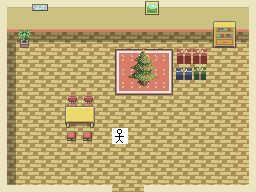

A 2D game scene composited from a Tiled map and its tileset images. What follows is a short description and the map's XML, with every tile layer's data as written:
An orthogonal 16x12 tile map with 16x16 px tiles, 5 tile layers (Слой тайлов 1, Слой тайлов 2, table, NewYear, ...), 3 tilesets and 1 object.

<map version="1.5" tiledversion="1.7.2" orientation="orthogonal" renderorder="right-down" width="16" height="12" tilewidth="16" tileheight="16" infinite="0" nextlayerid="7" nextobjectid="2">
 <tileset firstgid="1" source="Tiles/inside.tsx" />
 <tileset firstgid="181" source="Tiles/village.tsx" />
 <tileset firstgid="1036" source="control.tsx" />
 <layer id="1" name="Слой тайлов 1" width="16" height="12">
  <data encoding="csv">
2,3,3,3,3,3,3,3,3,3,3,3,3,3,3,5,
46,12,12,12,12,12,12,12,12,12,12,12,12,12,12,14,
28,21,21,21,21,21,21,21,21,21,21,21,21,21,21,23,
28,30,30,30,30,30,30,30,30,30,30,30,30,30,30,32,
28,30,30,30,30,30,30,30,30,30,30,30,30,30,30,32,
28,30,30,30,30,30,30,30,30,30,30,30,30,30,30,32,
28,30,30,30,30,30,30,30,30,30,30,30,30,30,30,32,
28,30,30,30,30,30,30,30,30,30,30,30,30,30,30,32,
28,30,30,30,30,30,30,30,30,30,30,30,30,30,30,32,
28,30,30,30,30,30,30,30,30,30,30,30,30,30,30,32,
28,30,30,30,30,30,30,30,30,30,30,30,30,30,30,32,
64,67,67,67,67,67,65,39,39,67,67,67,67,67,67,68
</data>
 </layer>
 <layer id="2" name="Слой тайлов 2" width="16" height="12">
  <data encoding="csv">
0,0,88,0,0,0,0,0,0,87,0,0,0,0,0,0,
0,100,0,0,0,0,0,0,0,0,0,0,0,113,114,0,
0,109,0,0,0,0,0,0,0,0,0,0,0,122,123,0,
0,0,0,0,0,0,0,106,107,107,108,0,0,0,0,0,
0,0,0,0,0,0,0,115,116,116,117,0,0,0,0,0,
0,0,0,0,0,0,0,124,125,125,126,0,0,0,0,0,
0,0,0,0,131,131,0,0,0,0,0,0,0,0,0,0,
0,0,0,0,0,0,0,0,0,0,0,0,0,0,0,0,
0,0,0,0,140,140,0,0,0,0,0,0,0,0,0,0,
0,0,0,0,0,0,0,0,0,0,0,0,0,0,0,0,
0,0,0,0,0,0,0,0,0,0,0,0,0,0,0,0,
0,0,0,0,0,0,0,0,0,0,0,0,0,0,0,0
</data>
 </layer>
 <layer id="4" name="table" width="16" height="12">
  <data encoding="csv">
0,0,0,0,0,0,0,0,0,0,0,0,0,0,0,0,
0,0,0,0,0,0,0,0,0,0,0,0,0,0,0,0,
0,0,0,0,0,0,0,0,0,0,0,0,0,0,0,0,
0,0,0,0,0,0,0,0,0,0,0,0,0,0,0,0,
0,0,0,0,0,0,0,0,0,0,0,0,0,0,0,0,
0,0,0,0,0,0,0,0,0,0,0,0,0,0,0,0,
0,0,0,0,129,130,0,0,0,0,0,0,0,0,0,0,
0,0,0,0,138,139,0,0,0,0,0,0,0,0,0,0,
0,0,0,0,0,0,0,0,0,0,0,0,0,0,0,0,
0,0,0,0,0,0,0,0,0,0,0,0,0,0,0,0,
0,0,0,0,0,0,0,0,0,0,0,0,0,0,0,0,
0,0,0,0,0,0,0,0,0,0,0,0,0,0,0,0
</data>
 </layer>
 <layer id="3" name="NewYear" width="16" height="12">
  <data encoding="csv">
0,0,0,0,0,0,0,0,0,0,0,0,0,0,0,0,
0,0,0,0,0,0,0,0,0,0,0,0,0,0,0,0,
0,0,0,0,0,0,0,0,0,0,0,0,0,0,0,0,
0,0,0,0,0,0,0,0,262,263,0,238,238,0,0,0,
0,0,0,0,0,0,0,0,281,282,0,276,257,0,0,0,
0,0,0,0,0,0,0,0,300,301,0,0,0,0,0,0,
0,0,0,0,134,135,0,0,0,0,0,0,0,0,0,0,
0,0,0,0,143,144,0,0,0,0,0,0,0,0,0,0,
0,0,0,0,0,0,0,0,0,0,0,0,0,0,0,0,
0,0,0,0,0,0,0,0,0,0,0,0,0,0,0,0,
0,0,0,0,0,0,0,0,0,0,0,0,0,0,0,0,
0,0,0,0,0,0,0,0,0,0,0,0,0,0,0,0
</data>
 </layer>
 <objectgroup id="6" name="Object Layer 1">
  <object id="1" x="118.062" y="105.413">
   <properties>
    <property name="func" value="FUNC_NPC" />
   </properties>
   <point />
  </object>
 </objectgroup>
 <layer id="5" name="control" width="16" height="12">
  <data encoding="csv">
0,0,0,0,0,0,0,0,0,0,0,0,0,0,0,0,
0,0,0,0,0,0,0,0,0,0,0,0,0,0,0,0,
0,0,0,0,0,0,0,0,0,0,0,0,0,0,0,0,
0,0,0,0,0,0,0,0,0,0,0,0,0,0,0,0,
0,0,0,0,0,0,0,0,0,0,0,0,0,0,0,0,
0,0,0,0,0,0,0,0,0,0,0,0,0,0,0,0,
0,0,0,0,0,0,0,0,0,0,0,0,0,0,0,0,
0,0,0,0,0,0,0,0,0,0,0,0,0,0,0,0,
0,0,0,0,0,0,0,1036,0,0,0,0,0,0,0,0,
0,0,0,0,0,0,0,0,0,0,0,0,0,0,0,0,
0,0,0,0,0,0,0,0,0,0,0,0,0,0,0,0,
0,0,0,0,0,0,0,0,0,0,0,0,0,0,0,0
</data>
 </layer>
</map>